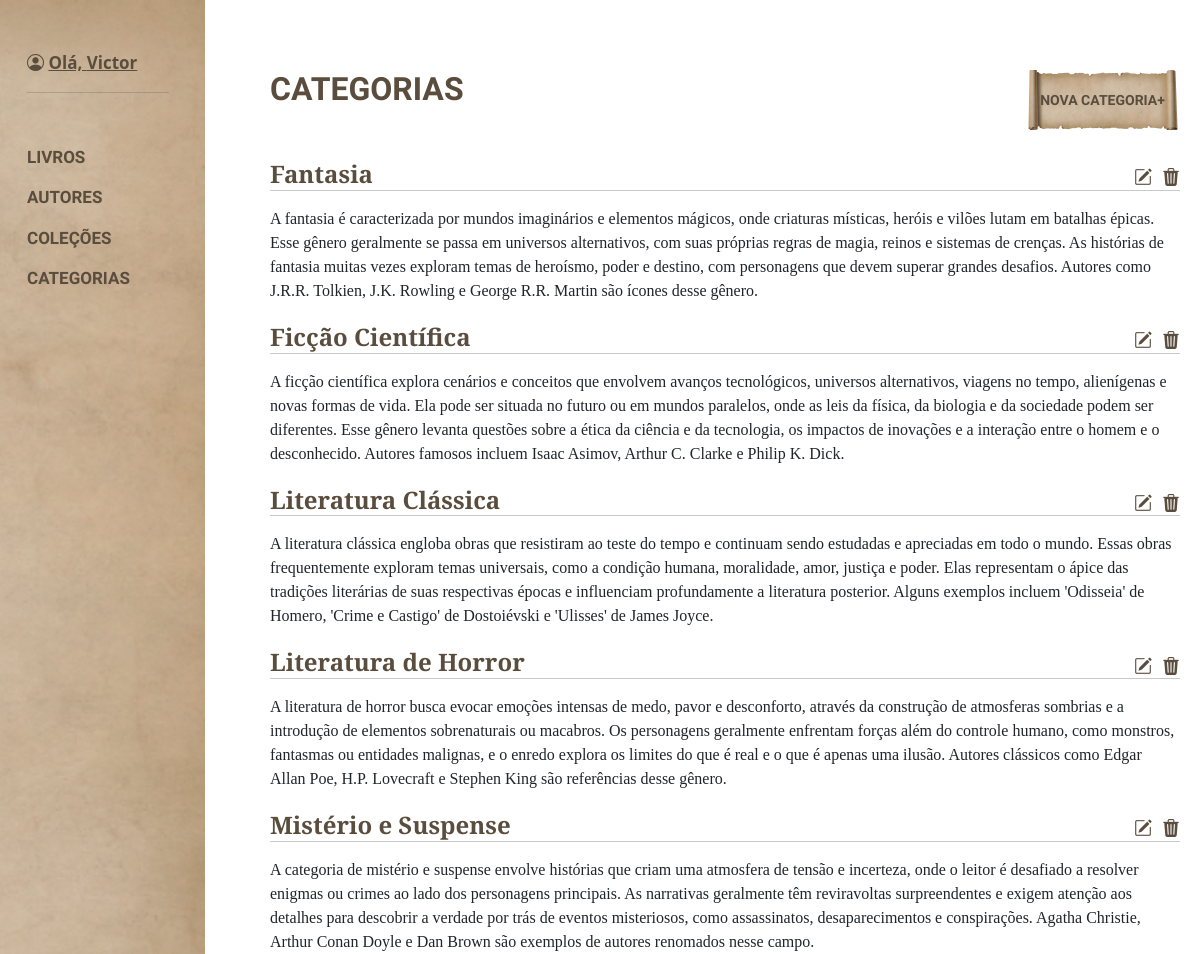
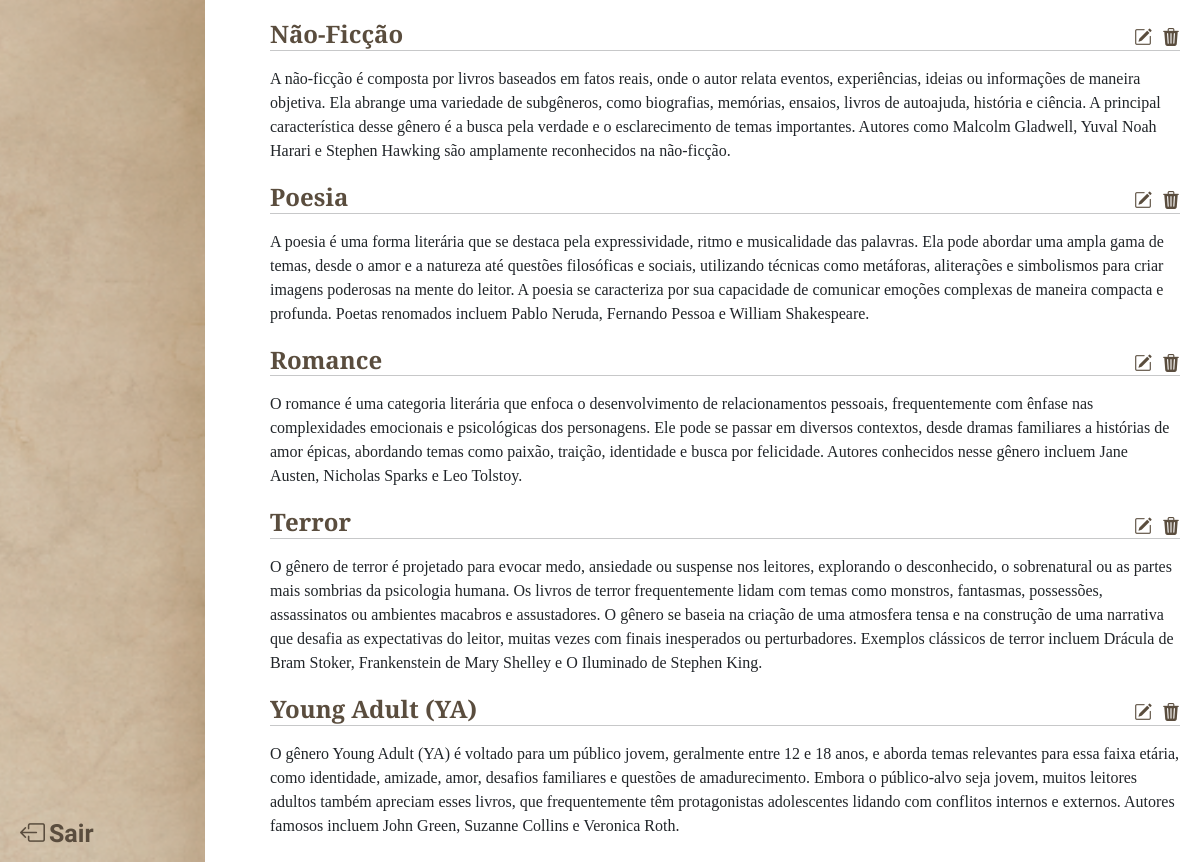
Screenshot of /categorias/ (signed in) with the database file from the repository (2 pictures, top to bottom).
### livros/models.py (models this page shows, shortened)
class Categoria(models.Model):
    nome = models.CharField(max_length=255, unique=True, verbose_name="Nome da Categoria:")
    descricao = models.TextField(blank=True, null=True, verbose_name="Descrição:")
    data_criacao = models.DateTimeField(auto_now_add=True, verbose_name="Data de Criação:")
    data_atualizacao = models.DateTimeField(auto_now=True, verbose_name="Data de Atualização:")

### livros/views.py (the view)
# urls.py: path('categorias/', views.categorias, name='categorias'),
def categorias(request):
    categoria_form = CategoriaForm()
    if request.method == "POST":
        if 'salvar_categoria' in request.POST:
            categoria_form = CategoriaForm(request.POST)
            if categoria_form.is_valid():
                categoria_form.save()
                return redirect('categorias')
    categorias = Categoria.objects.all().order_by("nome")
    return render(request, 'livros/listar/categorias.html', {
        'categoria_form': categoria_form,
        'categorias': categorias,
    })

### templates/livros/listar/categorias.html (shortened to what this page needs)
<!DOCTYPE html>
<html lang="en">
<head>
    {% load static %}
    <link rel="stylesheet" href="{% static 'css/livros/listar/categorias.css' %}">
    <link href="https://cdn.jsdelivr.net/npm/bootstrap@5.3.3/dist/css/bootstrap.min.css" rel="stylesheet"
>
    <link rel="stylesheet" href="https://cdn.jsdelivr.net/npm/bootstrap-icons@1.11.3/font/bootstrap-icons.min.css">
</head>
<body>
    {% include 'navbar.html' %}
    <main>
        <div class="main-actions">
            <h2>CATEGORIAS</h2>
            {% if request.user.is_superuser %}
            <button class="button-aplicar-filtros" style=" background: url('{% static 'images/card_button.png' %}') no-repeat center center !important;" type="button" data-bs-toggle="modal" data-bs-target="#exampleModal">NOVA CATEGORIA+</button>
            {% endif %}
        </div>
        <div class="main-categorias">
            {% for categoria in categorias %}
            <div style="display:flex; justify-content: space-between; align-items:center; margin-top: 20px">
                <h4>{{categoria.nome}}</h4>
                {% if request.user.is_superuser %}
                <div class="main-icons">
                    <a style="color: #5a4d3e;" href="{% url 'editar_categoria' categoria.id %}">
                        <i style="color: #5a4d3e;" class="bi bi-pencil-square"></i>
                    </a>
                    <a style="color: #5a4d3e;" href="{% url 'deletar_categoria' categoria.id %}">
                        <i  class="bi bi-trash3-fill"></i>
                    </a>
                </div>
                            {% endif %}
            </div>
            <hr style="margin-top: -7px">
            <span>{{categoria.descricao}}</span>
            {% endfor %}
        </div><br>
    </main>
</body>
</html>

### templates/navbar.html (shortened to what this page needs)
<!DOCTYPE html>
<html lang="en">
<head>
    {% load static %}
    <link rel="stylesheet" href="{% static 'css/navbar.css' %}">
    <link href="https://cdn.jsdelivr.net/npm/bootstrap@5.3.3/dist/css/bootstrap.min.css" rel="stylesheet"
>
    <link rel="stylesheet" href="https://cdn.jsdelivr.net/npm/bootstrap-icons@1.11.3/font/bootstrap-icons.min.css">
</head>
<body>
    <aside class="aside2">
        <ul class="lista-lateral">
            <div class="div-perfil">
                <i class="bi bi-person-circle"></i>
                <a style=" color:#5a4d3e" href="{% url 'usuarios:perfil' %}">Olá, {{user.username}}</a>
                <hr style="height: 3px; width:80%">
            </div>
            <li style="margin-left:15px; font-weight: 600"><a style="text-decoration:none; color: #5a4d3e" href="{% url 'index' %}">LIVROS</a></li>
            <li style="margin-left:15px; font-weight: 600"><a style="text-decoration:none; color: #5a4d3e" href="{% url 'autores' %}">AUTORES</a></li>
            <li style="margin-left:15px; font-weight: 600"><a style="text-decoration:none; color: #5a4d3e" href="{% url 'colecoes' %}">COLEÇÕES</a></li>
            <li style="margin-left:15px; font-weight: 600"><a style="text-decoration:none; color: #5a4d3e" href="{% url 'categorias' %}">CATEGORIAS</a></li>
        </ul>
        <div class="div-logout">
            <i class="bi bi-box-arrow-left"></i>
            <a href="{% url 'usuarios:logout' %}">Sair</a>
        </div>
    </aside>
</body>
</html>

### static/css/livros/listar/categorias.css (style rules this page uses)
main { width: 100%; margin-left: 250px; padding: 20px; font-family: "EB Garamond", serif; font-optical-sizing: auto; margin-top: 0px; margin-top: 50px; }
.main-actions { display: flex; flex-wrap:wrap; justify-content: space-between; }
.main-actions h2 { color: #5a4d3e; font-family: "MedievalSharp", cursive; font-weight: 600; font-style: normal; }
.button-aplicar-filtros { font-size: 14px; width: 155px; height: 60px; border: 0; background-color: black; color: #5a4d3e; padding:15px; background-size: cover; font-family: "MedievalSharp", cursive; font-weight: 600; font-style: normal; }
.main-categorias { margin-top: 30px; font-family: "EB Garamond", serif; }
.main-categorias h4 { font-weight: 600; color: #5a4d3e; }
.main-icons { display: flex; gap: 10px; color: #5a4d3e; font-size: large; align-items: end; justify-content: end; }

### static/css/navbar.css (style rules this page uses)
html, body { height: 100%; margin: auto }
body { display: flex; gap: 20px }
aside { width: 235px; height: 100%; background-color: black; background: url('/static/images/barra_lateral.png') no-repeat center center; background-size: cover; margin-left: -30px; position: fixed; display: flex; flex-direction: column; justify-content: space-between; }
.div-perfil { margin-left: 15px !important; margin-bottom: 50px; font-weight: 600; }
.div-logout { margin-left: 50px; margin-bottom: 10px; font-family: "MedievalSharp", cursive; font-weight: 600; font-style: normal; cursor: pointer; }
.div-logout i { color: #5a4d3e; font-size: 25px; font-weight: bold; }
.div-logout a { color:#5a4d3e; text-decoration: none; font-size: 25px; font-family: "MedievalSharp", cursive; font-weight: 600; font-style: normal; cursor: pointer; }
.lista-lateral { list-style: none; margin-left: 10px; margin-top: 50px; font-size: 17px; color: #5a4d3e ; }
.lista-lateral li { margin-top: 15px; font-family: "MedievalSharp", cursive; font-weight: 600; font-style: normal; cursor: pointer; }
.lista-lateral li a { text-decoration: none; color: #5a4d3e; }

### rows the page displays
Categoria: nome "Fantasia", descricao "A fantasia é caracterizada por mundos imaginários e elementos mágicos, onde criaturas místicas, heróis e vilões lutam em batalhas épicas. Esse gênero geralmente se passa em universos alternativos, com suas próprias regras de magia, reinos e sistemas de crenças. As histórias de fantasia muitas vezes exploram temas de heroísmo, poder e destino, com personagens que devem superar grandes desafios. Autores como J.R.R. Tolkien, J.K. Rowling e George R.R. Martin são ícones desse gênero."
Categoria: nome "Ficção Científica", descricao "A ficção científica explora cenários e conceitos que envolvem avanços tecnológicos, universos alternativos, viagens no tempo, alienígenas e novas formas de vida. Ela pode ser situada no futuro ou em mundos paralelos, onde as leis da física, da biologia e da sociedade podem ser diferentes. Esse gênero levanta questões sobre a ética da ciência e da tecnologia, os impactos de inovações e a interação entre o homem e o desconhecido. Autores famosos incluem Isaac Asimov, Arthur C. Clarke e Philip K. Dick."
Categoria: nome "Literatura Clássica", descricao "A literatura clássica engloba obras que resistiram ao teste do tempo e continuam sendo estudadas e apreciadas em todo o mundo. Essas obras frequentemente exploram temas universais, como a condição humana, moralidade, amor, justiça e poder. Elas representam o ápice das tradições literárias de suas respectivas épocas e influenciam profundamente a literatura posterior. Alguns exemplos incluem 'Odisseia' de Homero, 'Crime e Castigo' de Dostoiévski e 'Ulisses' de James Joyce."
Categoria: nome "Literatura de Horror", descricao "A literatura de horror busca evocar emoções intensas de medo, pavor e desconforto, através da construção de atmosferas sombrias e a introdução de elementos sobrenaturais ou macabros. Os personagens geralmente enfrentam forças além do controle humano, como monstros, fantasmas ou entidades malignas, e o enredo explora os limites do que é real e o que é apenas uma ilusão. Autores clássicos como Edgar Allan Poe, H.P. Lovecraft e Stephen King são referências desse gênero."
Categoria: nome "Mistério e Suspense", descricao "A categoria de mistério e suspense envolve histórias que criam uma atmosfera de tensão e incerteza, onde o leitor é desafiado a resolver enigmas ou crimes ao lado dos personagens principais. As narrativas geralmente têm reviravoltas surpreendentes e exigem atenção aos detalhes para descobrir a verdade por trás de eventos misteriosos, como assassinatos, desaparecimentos e conspirações. Agatha Christie, Arthur Conan Doyle e Dan Brown são exemplos de autores renomados nesse campo."
Categoria: nome "Não-Ficção", descricao "A não-ficção é composta por livros baseados em fatos reais, onde o autor relata eventos, experiências, ideias ou informações de maneira objetiva. Ela abrange uma variedade de subgêneros, como biografias, memórias, ensaios, livros de autoajuda, história e ciência. A principal característica desse gênero é a busca pela verdade e o esclarecimento de temas importantes. Autores como Malcolm Gladwell, Yuval Noah Harari e Stephen Hawking são amplamente reconhecidos na não-ficção."
Categoria: nome "Poesia", descricao "A poesia é uma forma literária que se destaca pela expressividade, ritmo e musicalidade das palavras. Ela pode abordar uma ampla gama de temas, desde o amor e a natureza até questões filosóficas e sociais, utilizando técnicas como metáforas, aliterações e simbolismos para criar imagens poderosas na mente do leitor. A poesia se caracteriza por sua capacidade de comunicar emoções complexas de maneira compacta e profunda. Poetas renomados incluem Pablo Neruda, Fernando Pessoa e William Shakespeare."
Categoria: nome "Romance", descricao "O romance é uma categoria literária que enfoca o desenvolvimento de relacionamentos pessoais, frequentemente com ênfase nas complexidades emocionais e psicológicas dos personagens. Ele pode se passar em diversos contextos, desde dramas familiares a histórias de amor épicas, abordando temas como paixão, traição, identidade e busca por felicidade. Autores conhecidos nesse gênero incluem Jane Austen, Nicholas Sparks e Leo Tolstoy."
Categoria: nome "Terror", descricao "O gênero de terror é projetado para evocar medo, ansiedade ou suspense nos leitores, explorando o desconhecido, o sobrenatural ou as partes mais sombrias da psicologia humana. Os livros de terror frequentemente lidam com temas como monstros, fantasmas, possessões, assassinatos ou ambientes macabros e assustadores. O gênero se baseia na criação de uma atmosfera tensa e na construção de uma narrativa que desafia as expectativas do leitor, muitas vezes com finais inesperados ou perturbadores. Exemplos clássicos de terror incluem Drácula de Bram Stoker, Frankenstein de Mary Shelley e O Iluminado de Stephen King."
Categoria: nome "Young Adult (YA)", descricao "O gênero Young Adult (YA) é voltado para um público jovem, geralmente entre 12 e 18 anos, e aborda temas relevantes para essa faixa etária, como identidade, amizade, amor, desafios familiares e questões de amadurecimento. Embora o público-alvo seja jovem, muitos leitores adultos também apreciam esses livros, que frequentemente têm protagonistas adolescentes lidando com conflitos internos e externos. Autores famosos incluem John Green, Suzanne Collins e Veronica Roth."

### other values shown
{{ user.username }} "Victor"
